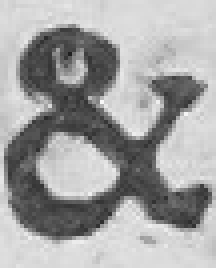
#> input picture letters/raw/&/character_568.png, 54 x 67 px (shown 4 times larger); its folder holds only this picture in this run
$ python average.py
#> lines starting #> are read from the running program, lines starting #| are printed output that depends on the picture; after the words box and inside, x2 and y2 are one past the last pixel; in counts of white or black regions, pixels touching at a corner belong together
import os
import numpy as np
import math
from PIL import Image, ImageChops

def load_and_resize_images_from_directory(directory, target_size):
    image_files = [f for f in os.listdir(directory) if f.endswith(".png")]

    images = []
    for image_file in image_files:
        image_path = os.path.join(directory, image_file)
        print("Reading " + image_path)
        image = Image.open(image_path).convert("L")  # Convert to grayscale

        # Create a new white background image
        new_size = (target_size[0], target_size[1])
        new_image = Image.new("L", new_size, color=255)  # White background

        old_width, old_height = image.size

        # Center the image
        x1 = int(math.floor((target_size[0] - old_width)  / 2))
        y1 = int(math.floor((target_size[1] - old_height) / 2))

        # Paste the image at the center
        new_image.paste(image, (x1, y1, x1 + old_width, y1 + old_height))

        # Make it larger to see if that improves the curve detection
        new_image = new_image.resize( (600,600), Image.LANCZOS)
        images.append(new_image)

    return images

def calculate_average_image(images):
    # Convert the list of images to numpy arrays
    images_array = [np.array(img) for img in images]

    # Calculate the average image along the first axis
    average_image = np.mean(images_array, axis=0)

    return average_image

def convert_to_1bpp(average_image, threshold=120):
    # Convert the average image to 1bpp by setting a threshold value
    binary_image = np.where(average_image >= threshold, 255, 0).astype(np.uint8)

    return binary_image

def save_1bpp_image(binary_image, output_path):
    # Convert the numpy array to a binary image
    binary_image = Image.fromarray(binary_image, mode="L")

    # Crop the whitespace around the image
    binary_image = trim(binary_image)

    # Save the 1bpp monochrome image to the specified output path
    binary_image.save(output_path)

def trim(im):
    bg = Image.new(im.mode, im.size, im.getpixel((0,0)))
    diff = ImageChops.difference(im, bg)
    diff = ImageChops.add(diff, diff, 2.0, -100)
    bbox = diff.getbbox()
    if bbox:
        return im.crop(bbox)


if __name__ == "__main__":
    #args = get_arguments()
    #letter = args['letter']
    letters = next(os.walk('../letters/raw/'))[1]

    for letter in letters:
        print("Averaging letter " + letter)
        input_directory   = "../letters/raw/" + letter + "/"
        if ( len(os.listdir(input_directory)) > 0 ):
            output_png_path = "../letters/average/" + letter + ".png"
            target_size = (200, 200)  # Set the desired target size for resizing

            # Load, resize, and add border to all images from the directory
            images = load_and_resize_images_from_directory(input_directory, target_size)
#> in load_and_resize_images_from_directory, image is the input picture: PIL image 54x67 L; min 32, max 247, mean 162.3
#> in load_and_resize_images_from_directory, `new_image = Image.new("L", new_size, color=255)`: new_image: PIL image 200x200 L; every value is 255
#> in load_and_resize_images_from_directory, `new_image.paste(image, (x1, y1, x1 + old_width, y1 + old_height))`:
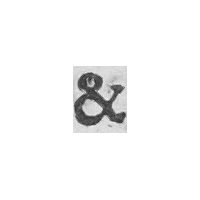
#> new_image: PIL image 200x200 L; min 32, max 255, mean 246.6
#> images = 1 item

            # Calculate the average image
            average_image = calculate_average_image(images)

            # Convert the average image to 1bpp
            binary_image = convert_to_1bpp(average_image)
#> in convert_to_1bpp, `binary_image = np.where(average_image >= threshold, 255, 0).astype(np...`:
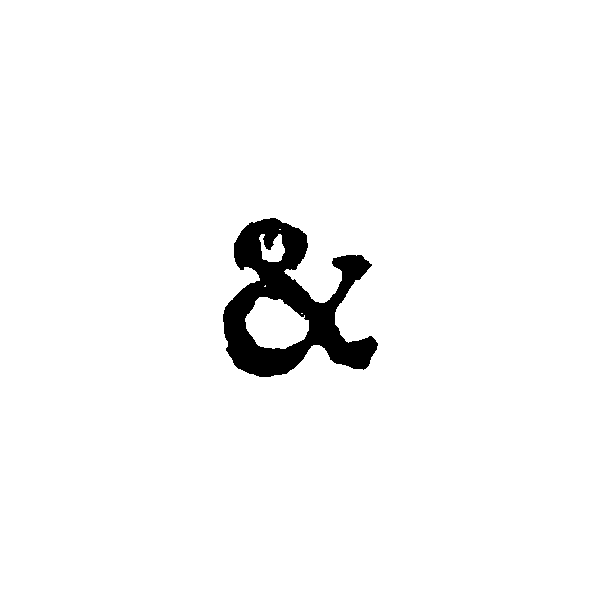
#> binary_image: shape (600, 600); 96.9% white; 1 black region, box (x1, y1, x2, y2) and area: (223, 218, 378, 377) 11001

            # Save the 1bpp monochrome image
            save_1bpp_image(binary_image, output_png_path)
#> in trim, `bg = Image.new(im.mode, im.size, im.getpixel((0,0)))`: bg: PIL image 600x600 L; every value is 255
#> in trim, `bbox = diff.getbbox()`: bbox = (223, 218, 378, 377)
#> in trim, `return im.crop(bbox)`:
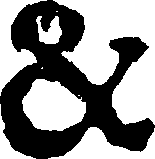
#> returned value: PIL image 155x159 L; 55.4% white; 1 black region, box (x1, y1, x2, y2) and area: (0, 0, 155, 159) 11001
#> pass 2 of the loop `for letter in letters:`:
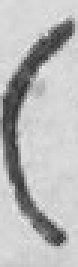
#> input picture letters/raw/(/character_3648.png, 26 x 89 px (shown 3 times larger)
#> in load_and_resize_images_from_directory, image is the input picture: PIL image 26x89 L; min 46, max 231, mean 184
#> in convert_to_1bpp (call 2), `binary_image = np.where(average_image >= threshold, 255, 0).astype(np...`:
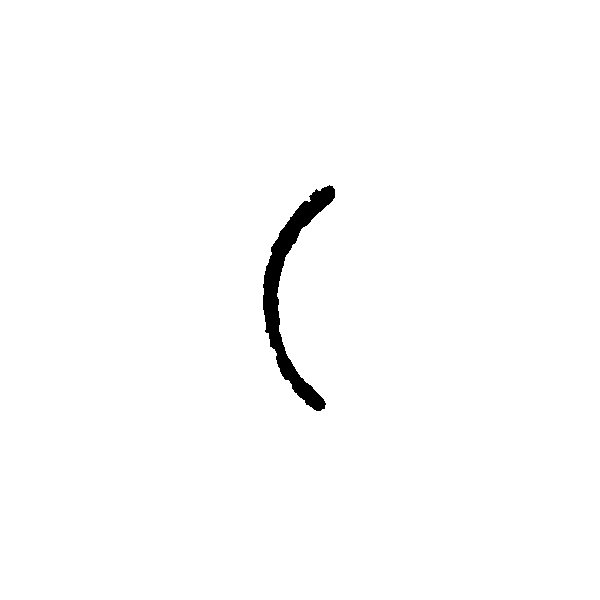
#> binary_image: shape (600, 600); 98.9% white; 1 black region, box (x1, y1, x2, y2) and area: (263, 185, 335, 411) 3858
#> bbox = (263, 185, 335, 411)
#> in trim (call 2), `return im.crop(bbox)`:
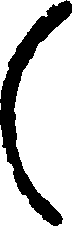
#> returned value: PIL image 72x226 L; 76.3% white; 1 black region, box (x1, y1, x2, y2) and area: (0, 0, 72, 226) 3858
#> pass 3 of the loop `for letter in letters:`:
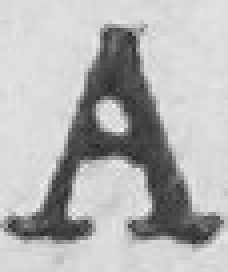
#> input picture letters/raw/A/character_3185.png, 57 x 68 px (shown 4 times larger)
#> in load_and_resize_images_from_directory, image is the input picture: PIL image 57x68 L; min 39, max 240, mean 180
#> in convert_to_1bpp (call 3), `binary_image = np.where(average_image >= threshold, 255, 0).astype(np...`:
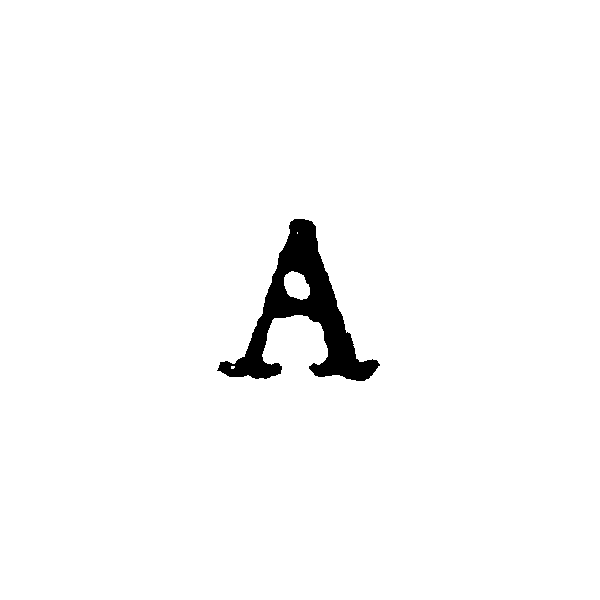
#> binary_image: shape (600, 600); 97.7% white; 1 black region, box (x1, y1, x2, y2) and area: (217, 219, 380, 381) 8105
#> bbox = (217, 219, 380, 381)
#> in trim (call 3), `return im.crop(bbox)`:
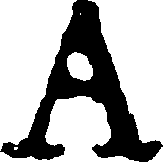
#> returned value: PIL image 163x162 L; 69.3% white; 1 black region, box (x1, y1, x2, y2) and area: (0, 0, 163, 162) 8105
